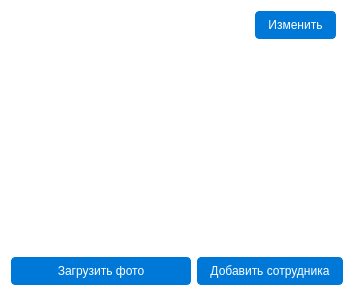
<?xml version="1.0" encoding="UTF-8"?>
<ui version="4.0">
 <class>ProfileTab</class>
 <widget class="QWidget" name="ProfileTab">
  <property name="styleSheet">
   <string notr="true">
    QWidget {
        background-color: #ffffff;
        font-family: 'Segoe UI', sans-serif;
        color: #222;
    }

    QLabel {
        font-size: 14px;
        margin: 2px 0;
    }

    QLabel#labelName {
        font-size: 18px;
        font-weight: bold;
    }

    QLabel#labelEmail, QLabel#labelRole, QLabel#labelDept {
        font-size: 16px;
    }

    QPushButton {
        padding: 6px 12px;
        border: 1px solid #0078D7;
        background-color: #0078D7;
        color: white;
        border-radius: 4px;
    }

    QPushButton:hover {
        background-color: #005A9E;
    }

    QGroupBox {
        font-size: 16px;
        font-weight: bold;
        border: 1px solid #ccc;
        border-radius: 6px;
        margin-top: 10px;
    }

    QGroupBox::title {
        subcontrol-origin: margin;
        subcontrol-position: top center;
        padding: 0 6px;
    }
   </string>
  </property>

  <layout class="QVBoxLayout" name="mainLayout">

   <!-- ВЕРХНИЙ БЛОК: Фото и информация -->
   <item>
    <layout class="QHBoxLayout" name="headerLayout">

     <!-- Фото -->
     <item>
      <layout class="QVBoxLayout" name="photoLayout">
       <property name="alignment">
        <set>Qt::AlignTop</set>
       </property>
       <item><widget class="QLabel" name="photoLabel">
        <property name="minimumSize"><size><width>180</width><height>240</height></size></property>
        <property name="alignment"><set>Qt::AlignCenter</set></property>
       </widget></item>
       <item><widget class="QPushButton" name="uploadPhotoButton">
        <property name="text"><string>Загрузить фото</string></property>
        <property name="minimumSize"><size><width>180</width><height>0</height></size></property>
        <property name="maximumSize"><size><width>180</width><height>16777215</height></size></property>
       </widget></item>
       <item><spacer name="photoSpacer">
        <property name="orientation"><enum>Qt::Vertical</enum></property>
        <property name="sizeType"><enum>QSizePolicy::Expanding</enum></property>
       </spacer></item>
      </layout>
     </item>

     <!-- Информация -->
     <item>
      <layout class="QVBoxLayout" name="infoLayout">
       <item>
        <layout class="QHBoxLayout" name="nameLayout">
         <item><widget class="QLabel" name="labelName"/></item>
         <item>
          <widget class="QPushButton" name="editProfileButton">
           <property name="text">
            <string>Изменить</string>
           </property>
           <property name="toolTip">
            <string>Редактировать профиль</string>
           </property>
           <property name="maximumWidth">
            <number>100</number>
           </property>
          </widget>
         </item>
         <item><spacer name="nameSpacer">
          <property name="orientation"><enum>Qt::Horizontal</enum></property>
          <property name="sizeType"><enum>QSizePolicy::Expanding</enum></property>
         </spacer></item>
        </layout>
       </item>
       <item><widget class="QLabel" name="labelEmail"/></item>
       <item><widget class="QLabel" name="labelRole"/></item>
       <item><widget class="QLabel" name="labelDept"/></item>
       <item><widget class="QPushButton" name="addEmployeeButton">
        <property name="text"><string>Добавить сотрудника</string></property>
       </widget></item>
       <item><spacer name="infoSpacer">
        <property name="orientation"><enum>Qt::Vertical</enum></property>
        <property name="sizeType"><enum>QSizePolicy::Expanding</enum></property>
       </spacer></item>
      </layout>
     </item>
    </layout>
   </item>

   <!-- НИЖНИЙ БЛОК: Статистика -->
   <item>
    <layout class="QVBoxLayout" name="statsLayout"/>
   </item>
  </layout>
 </widget>
 <resources/>
 <connections/>
</ui>
